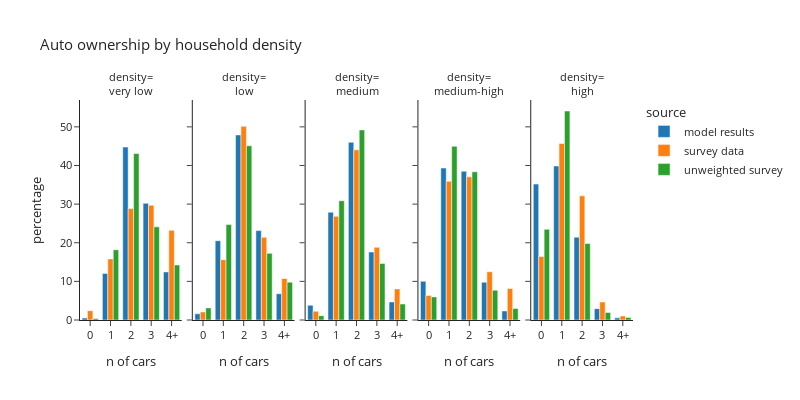

Notebook cell for this chart:
### Code cell
plot_auto(hh_data.dropna(subset=['hh_density_group']),'hh_density_group','household density','density')

### Figure 1 — Plotly figure (JSON) as saved in the notebook; plotly's stock layout.template omitted (floating-point values rounded to 4 significant figures)
{"data": [{"alignmentgroup": "True", "hovertemplate": "source=model results<br>hh_density_group=very low<br>auto_ownership_simple=%{x}<br>percentage=%{y}<extra></extra>", "legendgroup": "model results", "marker": {"color": "#1F77B4", "pattern": {"shape": ""}}, "name": "model results", "offsetgroup": "model results", "orientation": "v", "showlegend": true, "textposition": "auto", "type": "bar", "x": ["0", "1", "2", "3", "4+"], "xaxis": "x", "y": [0.5033, 12.06, 44.78, 30.21, 12.44], "yaxis": "y"}, {"alignmentgroup": "True", "hovertemplate": "source=model results<br>hh_density_group=low<br>auto_ownership_simple=%{x}<br>percentage=%{y}<extra></extra>", "legendgroup": "model results", "marker": {"color": "#1F77B4", "pattern": {"shape": ""}}, "name": "model results", "offsetgroup": "model results", "orientation": "v", "showlegend": false, "textposition": "auto", "type": "bar", "x": ["0", "1", "2", "3", "4+"], "xaxis": "x2", "y": [1.613, 20.53, 47.9, 23.15, 6.806], "yaxis": "y2"}, {"alignmentgroup": "True", "hovertemplate": "source=model results<br>hh_density_group=medium<br>auto_ownership_simple=%{x}<br>percentage=%{y}<extra></extra>", "legendgroup": "model results", "marker": {"color": "#1F77B4", "pattern": {"shape": ""}}, "name": "model results", "offsetgroup": "model results", "orientation": "v", "showlegend": false, "textposition": "auto", "type": "bar", "x": ["0", "1", "2", "3", "4+"], "xaxis": "x3", "y": [3.819, 27.9, 46.01, 17.6, 4.674], "yaxis": "y3"}, {"alignmentgroup": "True", "hovertemplate": "source=model results<br>hh_density_group=medium-high<br>auto_ownership_simple=%{x}<br>percentage=%{y}<extra></extra>", "legendgroup": "model results", "marker": {"color": "#1F77B4", "pattern": {"shape": ""}}, "name": "model results", "offsetgroup": "model results", "orientation": "v", "showlegend": false, "textposition": "auto", "type": "bar", "x": ["0", "1", "2", "3", "4+"], "xaxis": "x4", "y": [10.02, 39.35, 38.49, 9.787, 2.349], "yaxis": "y4"}, {"alignmentgroup": "True", "hovertemplate": "source=model results<br>hh_density_group=high<br>auto_ownership_simple=%{x}<br>percentage=%{y}<extra></extra>", "legendgroup": "model results", "marker": {"color": "#1F77B4", "pattern": {"shape": ""}}, "name": "model results", "offsetgroup": "model results", "orientation": "v", "showlegend": false, "textposition": "auto", "type": "bar", "x": ["0", "1", "2", "3", "4+"], "xaxis": "x5", "y": [35.18, 39.86, 21.45, 2.944, 0.5605], "yaxis": "y5"}, {"alignmentgroup": "True", "hovertemplate": "source=survey data<br>hh_density_group=very low<br>auto_ownership_simple=%{x}<br>percentage=%{y}<extra></extra>", "legendgroup": "survey data", "marker": {"color": "#FF7F0E", "pattern": {"shape": ""}}, "name": "survey data", "offsetgroup": "survey data", "orientation": "v", "showlegend": true, "textposition": "auto", "type": "bar", "x": ["0", "1", "2", "3", "4+"], "xaxis": "x", "y": [2.407, 15.82, 28.83, 29.72, 23.22], "yaxis": "y"}, {"alignmentgroup": "True", "hovertemplate": "source=survey data<br>hh_density_group=low<br>auto_ownership_simple=%{x}<br>percentage=%{y}<extra></extra>", "legendgroup": "survey data", "marker": {"color": "#FF7F0E", "pattern": {"shape": ""}}, "name": "survey data", "offsetgroup": "survey data", "orientation": "v", "showlegend": false, "textposition": "auto", "type": "bar", "x": ["0", "1", "2", "3", "4+"], "xaxis": "x2", "y": [2.093, 15.62, 50.14, 21.41, 10.74], "yaxis": "y2"}, {"alignmentgroup": "True", "hovertemplate": "source=survey data<br>hh_density_group=medium<br>auto_ownership_simple=%{x}<br>percentage=%{y}<extra></extra>", "legendgroup": "survey data", "marker": {"color": "#FF7F0E", "pattern": {"shape": ""}}, "name": "survey data", "offsetgroup": "survey data", "orientation": "v", "showlegend": false, "textposition": "auto", "type": "bar", "x": ["0", "1", "2", "3", "4+"], "xaxis": "x3", "y": [2.258, 26.84, 44.05, 18.81, 8.054], "yaxis": "y3"}, {"alignmentgroup": "True", "hovertemplate": "source=survey data<br>hh_density_group=medium-high<br>auto_ownership_simple=%{x}<br>percentage=%{y}<extra></extra>", "legendgroup": "survey data", "marker": {"color": "#FF7F0E", "pattern": {"shape": ""}}, "name": "survey data", "offsetgroup": "survey data", "orientation": "v", "showlegend": false, "textposition": "auto", "type": "bar", "x": ["0", "1", "2", "3", "4+"], "xaxis": "x4", "y": [6.368, 35.9, 37.06, 12.51, 8.166], "yaxis": "y4"}, {"alignmentgroup": "True", "hovertemplate": "source=survey data<br>hh_density_group=high<br>auto_ownership_simple=%{x}<br>percentage=%{y}<extra></extra>", "legendgroup": "survey data", "marker": {"color": "#FF7F0E", "pattern": {"shape": ""}}, "name": "survey data", "offsetgroup": "survey data", "orientation": "v", "showlegend": false, "textposition": "auto", "type": "bar", "x": ["0", "1", "2", "3", "4+"], "xaxis": "x5", "y": [16.46, 45.69, 32.14, 4.675, 1.037], "yaxis": "y5"}, {"alignmentgroup": "True", "hovertemplate": "source=unweighted survey<br>hh_density_group=very low<br>auto_ownership_simple=%{x}<br>percentage=%{y}<extra></extra>", "legendgroup": "unweighted survey", "marker": {"color": "#2CA02C", "pattern": {"shape": ""}}, "name": "unweighted survey", "offsetgroup": "unweighted survey", "orientation": "v", "showlegend": true, "textposition": "auto", "type": "bar", "x": ["0", "1", "2", "3", "4+"], "xaxis": "x", "y": [0.3953, 18.18, 43.08, 24.11, 14.23], "yaxis": "y"}, {"alignmentgroup": "True", "hovertemplate": "source=unweighted survey<br>hh_density_group=low<br>auto_ownership_simple=%{x}<br>percentage=%{y}<extra></extra>", "legendgroup": "unweighted survey", "marker": {"color": "#2CA02C", "pattern": {"shape": ""}}, "name": "unweighted survey", "offsetgroup": "unweighted survey", "orientation": "v", "showlegend": false, "textposition": "auto", "type": "bar", "x": ["0", "1", "2", "3", "4+"], "xaxis": "x2", "y": [3.137, 24.71, 45.1, 17.25, 9.804], "yaxis": "y2"}, {"alignmentgroup": "True", "hovertemplate": "source=unweighted survey<br>hh_density_group=medium<br>auto_ownership_simple=%{x}<br>percentage=%{y}<extra></extra>", "legendgroup": "unweighted survey", "marker": {"color": "#2CA02C", "pattern": {"shape": ""}}, "name": "unweighted survey", "offsetgroup": "unweighted survey", "orientation": "v", "showlegend": false, "textposition": "auto", "type": "bar", "x": ["0", "1", "2", "3", "4+"], "xaxis": "x3", "y": [1.115, 30.89, 49.2, 14.65, 4.14], "yaxis": "y3"}, {"alignmentgroup": "True", "hovertemplate": "source=unweighted survey<br>hh_density_group=medium-high<br>auto_ownership_simple=%{x}<br>percentage=%{y}<extra></extra>", "legendgroup": "unweighted survey", "marker": {"color": "#2CA02C", "pattern": {"shape": ""}}, "name": "unweighted survey", "offsetgroup": "unweighted survey", "orientation": "v", "showlegend": false, "textposition": "auto", "type": "bar", "x": ["0", "1", "2", "3", "4+"], "xaxis": "x4", "y": [5.978, 44.96, 38.36, 7.721, 2.989], "yaxis": "y4"}, {"alignmentgroup": "True", "hovertemplate": "source=unweighted survey<br>hh_density_group=high<br>auto_ownership_simple=%{x}<br>percentage=%{y}<extra></extra>", "legendgroup": "unweighted survey", "marker": {"color": "#2CA02C", "pattern": {"shape": ""}}, "name": "unweighted survey", "offsetgroup": "unweighted survey", "orientation": "v", "showlegend": false, "textposition": "auto", "type": "bar", "x": ["0", "1", "2", "3", "4+"], "xaxis": "x5", "y": [23.47, 54.1, 19.79, 1.952, 0.6757], "yaxis": "y5"}], "layout": {"annotations": [{"font": {}, "showarrow": false, "text": "density=<br>very low", "x": 0.092, "xanchor": "center", "xref": "paper", "y": 1.0, "yanchor": "bottom", "yref": "paper"}, {"font": {}, "showarrow": false, "text": "density=<br>low", "x": 0.296, "xanchor": "center", "xref": "paper", "y": 1.0, "yanchor": "bottom", "yref": "paper"}, {"font": {}, "showarrow": false, "text": "density=<br>medium", "x": 0.5, "xanchor": "center", "xref": "paper", "y": 1.0, "yanchor": "bottom", "yref": "paper"}, {"font": {}, "showarrow": false, "text": "density=<br>medium-high", "x": 0.704, "xanchor": "center", "xref": "paper", "y": 1.0, "yanchor": "bottom", "yref": "paper"}, {"font": {}, "showarrow": false, "text": "density=<br>high", "x": 0.908, "xanchor": "center", "xref": "paper", "y": 1.0, "yanchor": "bottom", "yref": "paper"}], "barmode": "group", "font": {"size": 11}, "height": 400, "legend": {"title": {"text": "source"}, "tracegroupgap": 0}, "title": {"text": "Auto ownership by household density"}, "width": 800, "xaxis": {"anchor": "y", "domain": [0.0, 0.184], "title": {"text": "n of cars"}}, "xaxis2": {"anchor": "y2", "domain": [0.204, 0.388], "matches": "x", "title": {"text": "n of cars"}}, "xaxis3": {"anchor": "y3", "domain": [0.408, 0.592], "matches": "x", "title": {"text": "n of cars"}}, "xaxis4": {"anchor": "y4", "domain": [0.612, 0.796], "matches": "x", "title": {"text": "n of cars"}}, "xaxis5": {"anchor": "y5", "domain": [0.816, 1.0], "matches": "x", "title": {"text": "n of cars"}}, "yaxis": {"anchor": "x", "domain": [0.0, 1.0], "title": {"text": "percentage"}}, "yaxis2": {"anchor": "x2", "domain": [0.0, 1.0], "matches": "y", "showticklabels": false}, "yaxis3": {"anchor": "x3", "domain": [0.0, 1.0], "matches": "y", "showticklabels": false}, "yaxis4": {"anchor": "x4", "domain": [0.0, 1.0], "matches": "y", "showticklabels": false}, "yaxis5": {"anchor": "x5", "domain": [0.0, 1.0], "matches": "y", "showticklabels": false}}}
